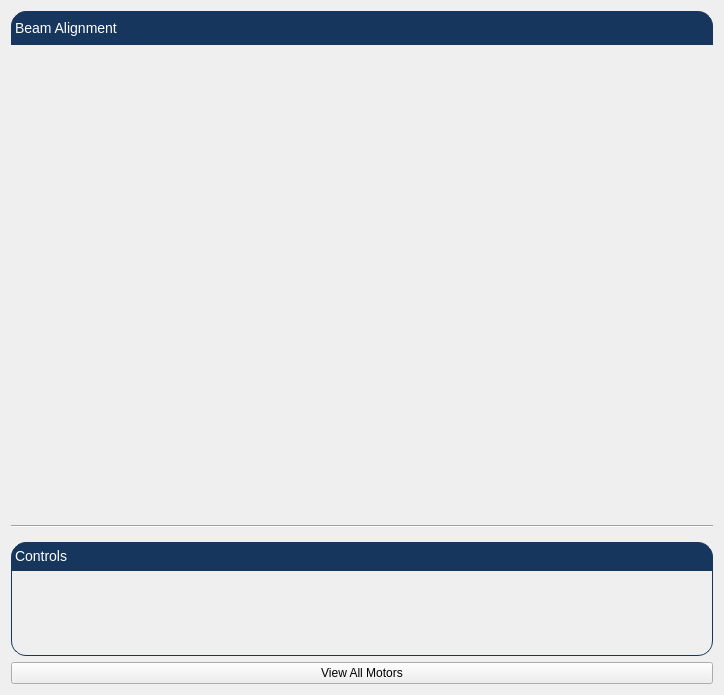
<?xml version="1.0" encoding="UTF-8"?>
<ui version="4.0">
 <class>Form</class>
 <widget class="QWidget" name="Form">
  <property name="geometry">
   <rect>
    <x>0</x>
    <y>0</y>
    <width>724</width>
    <height>695</height>
   </rect>
  </property>
  <property name="sizePolicy">
   <sizepolicy hsizetype="Preferred" vsizetype="Preferred">
    <horstretch>0</horstretch>
    <verstretch>0</verstretch>
   </sizepolicy>
  </property>
  <property name="acceptDrops">
   <bool>false</bool>
  </property>
  <property name="windowTitle">
   <string>Beam Positioning</string>
  </property>
  <layout class="QVBoxLayout" name="verticalLayout_2">
   <item>
    <layout class="QVBoxLayout" name="verticalLayout">
     <property name="spacing">
      <number>0</number>
     </property>
     <item>
      <widget class="QLabel" name="label_2">
       <property name="styleSheet">
        <string notr="true">QLabel {
        qproperty-alignment: AlignCenter;
	border: 1px solid #FF17365D;
	border-top-left-radius: 15px;
	border-top-right-radius: 15px;
	background-color: #FF17365D;
	padding: 5px 0px;
	color: rgb(255, 255, 255);
	max-height: 25px;
        font-size: 14px;
}
</string>
       </property>
       <property name="text">
        <string>Beam Alignment</string>
       </property>
      </widget>
     </item>
     <item>
      <widget class="PyDMImageView" name="imageView">
       <property name="minimumSize">
        <size>
         <width>600</width>
         <height>480</height>
        </size>
       </property>
       <property name="toolTip">
        <string/>
       </property>
       <property name="whatsThis">
        <string>
    A PyQtGraph ImageView with support for Channels and more from PyDM.

    If there is no :attr:`channelWidth` it is possible to define the width of
    the image with the :attr:`width` property.

    The :attr:`normalizeData` property defines if the colors of the images are
    relative to the :attr:`colorMapMin` and :attr:`colorMapMax` property or to
    the minimum and maximum values of the image.

    Parameters
    ----------
    parent : QWidget
        The parent widget for the Label
    image_channel : str, optional
        The channel to be used by the widget for the image data.
    width_channel : str, optional
        The channel to be used by the widget to receive the image width
        information
    </string>
       </property>
       <property name="colorMapMax" stdset="0">
        <double>255.000000000000000</double>
       </property>
       <property name="normalizeData" stdset="0">
        <bool>true</bool>
       </property>
       <property name="readingOrder" stdset="0">
        <enum>PyDMImageView::Clike</enum>
       </property>
       <property name="imageChannel" stdset="0">
        <string>ca://13SIM1:image1:ArrayData</string>
       </property>
       <property name="widthChannel" stdset="0">
        <string>ca://13SIM1:image1:ArraySize1_RBV</string>
       </property>
       <property name="maxRedrawRate" stdset="0">
        <number>30</number>
       </property>
      </widget>
     </item>
     <item>
      <widget class="Line" name="line">
       <property name="orientation">
        <enum>Qt::Horizontal</enum>
       </property>
      </widget>
     </item>
     <item>
      <layout class="QVBoxLayout" name="verticalLayout_5">
       <property name="spacing">
        <number>0</number>
       </property>
       <item>
        <widget class="QLabel" name="lbl_blobs">
         <property name="text">
          <string/>
         </property>
        </widget>
       </item>
       <item>
        <widget class="QLabel" name="label">
         <property name="styleSheet">
          <string notr="true">QLabel {
        qproperty-alignment: AlignCenter;
	border: 1px solid #FF17365D;
	border-top-left-radius: 15px;
	border-top-right-radius: 15px;
	background-color: #FF17365D;
	padding: 5px 0px;
	color: rgb(255, 255, 255);
	max-height: 25px;
        font-size: 14px;
}
</string>
         </property>
         <property name="text">
          <string>Controls</string>
         </property>
        </widget>
       </item>
       <item>
        <widget class="QFrame" name="frame">
         <property name="styleSheet">
          <string notr="true">QFrame#frame{
	border: 1px solid #FF17365D;
	border-bottom-left-radius: 15px;
	border-bottom-right-radius: 15px;
}</string>
         </property>
         <property name="frameShape">
          <enum>QFrame::StyledPanel</enum>
         </property>
         <property name="frameShadow">
          <enum>QFrame::Raised</enum>
         </property>
         <layout class="QVBoxLayout" name="verticalLayout_6">
          <property name="spacing">
           <number>0</number>
          </property>
          <property name="leftMargin">
           <number>0</number>
          </property>
          <property name="topMargin">
           <number>0</number>
          </property>
          <property name="rightMargin">
           <number>0</number>
          </property>
          <property name="bottomMargin">
           <number>0</number>
          </property>
          <item>
           <widget class="PyDMEmbeddedDisplay" name="PyDMEmbeddedDisplay">
            <property name="sizePolicy">
             <sizepolicy hsizetype="Expanding" vsizetype="Fixed">
              <horstretch>0</horstretch>
              <verstretch>0</verstretch>
             </sizepolicy>
            </property>
            <property name="minimumSize">
             <size>
              <width>700</width>
              <height>42</height>
             </size>
            </property>
            <property name="maximumSize">
             <size>
              <width>16777215</width>
              <height>100</height>
             </size>
            </property>
            <property name="toolTip">
             <string/>
            </property>
            <property name="whatsThis">
             <string>
    A QFrame capable of rendering a PyDM Display

    Parameters
    ----------
    parent : QWidget
        The parent widget for the Label

    </string>
            </property>
            <property name="macros" stdset="0">
             <string>{&quot;MOTOR&quot;:&quot;IOC:m1&quot;}</string>
            </property>
            <property name="filename" stdset="0">
             <string>inline_motor.ui</string>
            </property>
           </widget>
          </item>
          <item>
           <widget class="PyDMEmbeddedDisplay" name="PyDMEmbeddedDisplay_2">
            <property name="sizePolicy">
             <sizepolicy hsizetype="Expanding" vsizetype="Fixed">
              <horstretch>0</horstretch>
              <verstretch>0</verstretch>
             </sizepolicy>
            </property>
            <property name="minimumSize">
             <size>
              <width>700</width>
              <height>42</height>
             </size>
            </property>
            <property name="maximumSize">
             <size>
              <width>16777215</width>
              <height>100</height>
             </size>
            </property>
            <property name="toolTip">
             <string/>
            </property>
            <property name="whatsThis">
             <string>
    A QFrame capable of rendering a PyDM Display

    Parameters
    ----------
    parent : QWidget
        The parent widget for the Label

    </string>
            </property>
            <property name="macros" stdset="0">
             <string>{&quot;MOTOR&quot;:&quot;IOC:m2&quot;}</string>
            </property>
            <property name="filename" stdset="0">
             <string>inline_motor.ui</string>
            </property>
           </widget>
          </item>
         </layout>
        </widget>
       </item>
      </layout>
     </item>
    </layout>
   </item>
   <item>
    <widget class="PyDMRelatedDisplayButton" name="PyDMRelatedDisplayButton">
     <property name="enabled">
      <bool>true</bool>
     </property>
     <property name="toolTip">
      <string/>
     </property>
     <property name="whatsThis">
      <string>
    A QPushButton capable of opening a new Display at the same of at a
    new window.

    Parameters
    ----------
    init_channel : str, optional
        The channel to be used by the widget.

    filename : str, optional
        The file to be opened
    </string>
     </property>
     <property name="text">
      <string>View All Motors</string>
     </property>
     <property name="displayFilename" stdset="0">
      <string>all_motors.py</string>
     </property>
     <property name="openInNewWindow" stdset="0">
      <bool>false</bool>
     </property>
    </widget>
   </item>
  </layout>
 </widget>
 <customwidgets>
  <customwidget>
   <class>PyDMEmbeddedDisplay</class>
   <extends>QFrame</extends>
   <header>pydm.widgets.embedded_display</header>
  </customwidget>
  <customwidget>
   <class>PyDMImageView</class>
   <extends>QWidget</extends>
   <header>pydm.widgets.image</header>
  </customwidget>
  <customwidget>
   <class>PyDMRelatedDisplayButton</class>
   <extends>QPushButton</extends>
   <header>pydm.widgets.related_display_button</header>
  </customwidget>
 </customwidgets>
 <resources/>
 <connections/>
</ui>
